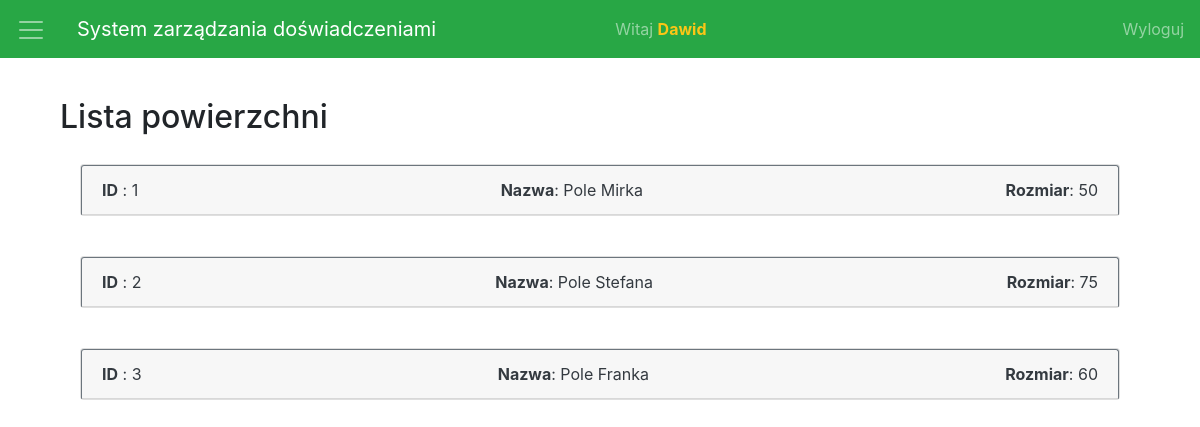
Page /laborant_surfaces.php (signed in) on the committed database.
### tables this page shows
CREATE TABLE surfaces(
    surface_id  INT AUTO_INCREMENT NOT NULL PRIMARY KEY,
    surface_name VARCHAR(100) NOT NULL,
    size INT NOT NULL
);

### laborant_surfaces.php (the view, shortened to what this page needs)
<!DOCTYPE html>
<html lang="pl">
<head>
	<link rel="stylesheet" href="https://maxcdn.bootstrapcdn.com/bootstrap/4.0.0-beta.2/css/bootstrap.min.css">
</head>
<body>
	<div class="container-fluid" id="main">
		<nav class="row justify-content-center navbar navbar-dark bg-success">
			<div class="navbar-brand" id="menu">
				<span style="cursor:pointer" class="navbar-toggler-icon" onclick="openNav()"></span>
			</div>
			<a class="col navbar-brand" href="laborant_experiments.php">
				System zarządzania doświadczeniami
			</a>
			<div class="d-flex col navbar-item">
				<div class="navbar-text">
					Witaj <strong style="color: #fcc616"><?php echo $_SESSION["name"]; ?></strong>
				</div>
			</div>
			<div class="navbar-nav">
				<a class="ml-auto my-auto nav-link" href="logout.php">
					Wyloguj
				</a>
			</div>
		</nav>
		<div class="container">
			<div class="col">
				<div class="row p-2 m-2 text-center justify-content-center">
				</div>
				<h2 class="header mt-3">Lista powierzchni</h2>
				<?php
				require_once "credentials.php";
				try {
					$conn = new mysqli($host, $db_user, $db_password, $db_name);
					if ($conn->connect_errno != 0) {
						throw new Exception(mysqli_connect_errno());
					} else {
						$conn->set_charset("utf8");
						$query = "SELECT * FROM surfaces";
						$result = $conn->query($query);
						$number_of_surfaces = $result->num_rows;
						if ($number_of_surfaces > 0) {
							while ($row = $result->fetch_assoc()) {
								echo '
								<div class="card-body">
									<div id="accordion_' . $row['surface_id'] . '" role="tablist">
										<div class="card">
											<div class="btn btn-outline-secondary card-header text-dark d-flex justify-content-between" role="tab" id="surface_' . $row['surface_id'] . '" type="button" data-toggle="collapse" data-target="#area_' . $row['surface_id'] . '" aria-expanded="false" aria-controls="area_' . $row['surface_id'] . '">
												<div> <strong>ID</strong> : ' . $row['surface_id'] . ' </div>
												<div> <strong>Nazwa</strong>: ' . $row['surface_name'] . ' </div>
												<div> <strong>Rozmiar</strong>: ' . $row['size'] . ' </div>
										</div>
										<div id="area_' . $row['surface_id'] . '" class="collapse" role="tabpanel" aria-labelledby="surface_' . $row['surface_id'] . '" data-parent="#accordion_' . $row['surface_id'] . '">
											<div class="card-body">
												<h4>Lista obszarów</h4>
												<table class="table table-striped table-hover">
													<thead>
														<tr>
															<th>ID Obszaru</th>
															<th>Nazwa</th>
															<th>Rozmiar</th>
														</tr>
													</thead>
													<tbody>';
								echo '
														</tbody>
													</table>
												</div>
											</div>
										</div>
									</div>
								</div>';
							}
						} else {
							echo '
							<tr>
								<td colspan="4">Brak powierzchni</td>
							</tr>';
						}
					}
				} catch (Exception $e) {
					echo '<p class="red">Błąd serwera!</p>';
					echo '<br><p>Informacja: ' . $e . '</p>';
				}
				?>
			</div>
		</div>
	</div>
</body>
</html>

### laborant_surfaces.php (style rules this page uses)
body { transition: background-color .5s; margin-bottom: 50px; }
#main { transition: margin-left .5s; }

### rows in the picture
surfaces: surface_id "1", surface_name "Pole Mirka", size "50"
surfaces: surface_id "2", surface_name "Pole Stefana", size "75"
surfaces: surface_id "3", surface_name "Pole Franka", size "60"

### other values in the picture
$_SESSION["name"] "Dawid"
